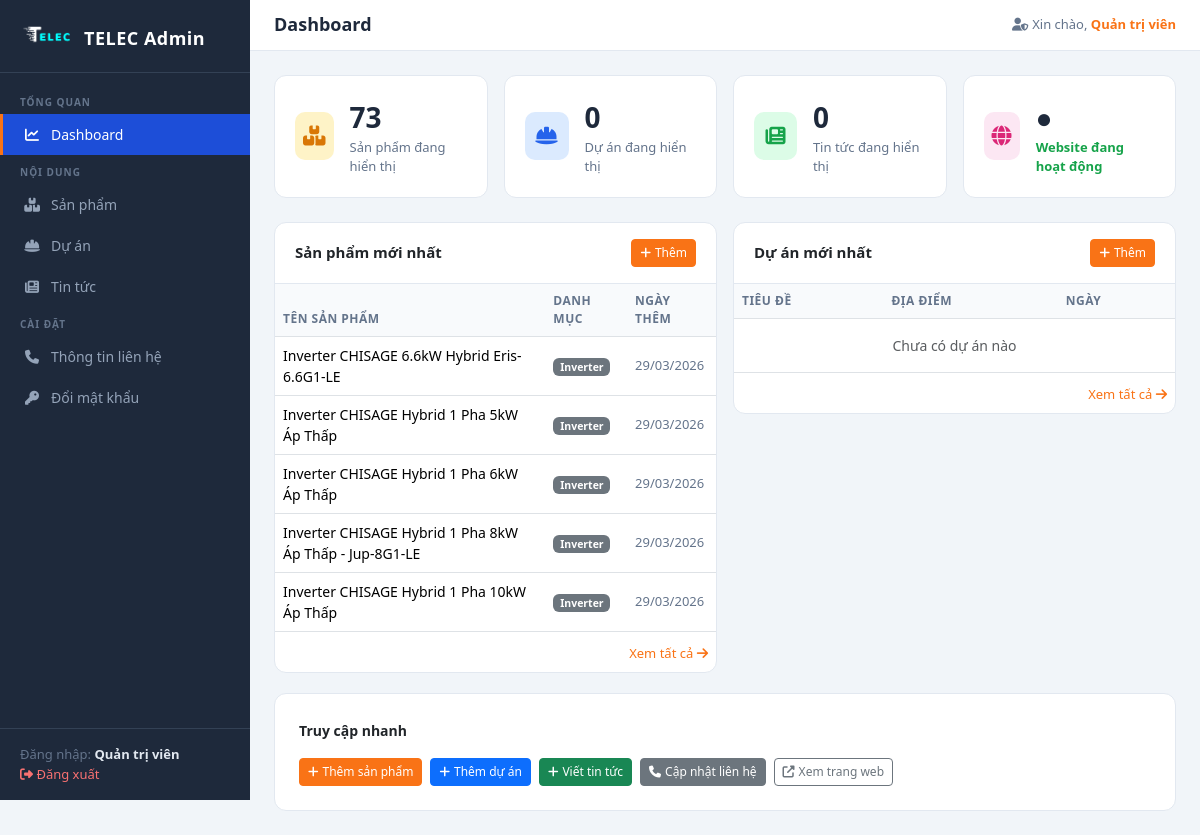
Page /admin/dashboard.php (signed in) on the committed database.
### tables this page shows
CREATE TABLE IF NOT EXISTS `products` (
    `id` INT AUTO_INCREMENT PRIMARY KEY,
    `name` VARCHAR(255) NOT NULL,
    `category` ENUM('inverter','solar','smarthome','other') NOT NULL DEFAULT 'other',
    `brand` VARCHAR(100),
    `description` TEXT,
    `specs` TEXT COMMENT 'Thông số kỹ thuật (JSON hoặc text)',
    `image` VARCHAR(255),
    `price_label` VARCHAR(100) COMMENT 'VD: Liên hệ, 15.000.000đ',
    `link_detail` VARCHAR(255) COMMENT 'Link trang chi tiết (nếu có)',
    `is_active` TINYINT(1) DEFAULT 1,
    `sort_order` INT DEFAULT 0,
    `created_at` TIMESTAMP DEFAULT CURRENT_TIMESTAMP,
    `updated_at` TIMESTAMP DEFAULT CURRENT_TIMESTAMP ON UPDATE CURRENT_TIMESTAMP
);

### admin/dashboard.php (the view, shortened to what this page needs)
<?php
$db = getDB();
$counts = [
    'products' => $db->query('SELECT COUNT(*) FROM products WHERE is_active=1')->fetchColumn(),
    'projects' => $db->query('SELECT COUNT(*) FROM projects WHERE is_active=1')->fetchColumn(),
    'news'     => $db->query('SELECT COUNT(*) FROM news WHERE is_active=1')->fetchColumn(),
];
$recent_products = $db->query('SELECT name, category, created_at FROM products ORDER BY created_at DESC LIMIT 5')->fetchAll();
$recent_projects = $db->query('SELECT title, location, created_at FROM projects ORDER BY created_at DESC LIMIT 5')->fetchAll();
$cat_labels = ['inverter' => 'Inverter', 'solar' => 'Năng lượng mặt trời', 'smarthome' => 'Smart Home', 'other' => 'Khác'];
require 'includes/header.php';
?>
<div class="row g-3 mb-4">
    <div class="col-sm-6 col-lg-3">
        <div class="stat-card d-flex align-items-center gap-3">
            <div class="stat-icon" style="background:#fef3c7"><i class="fas fa-boxes-stacked" style="color:#d97706"></i></div>
            <div>
                <div class="stat-num"><?= $counts['products'] ?></div>
                <div class="stat-label">Sản phẩm đang hiển thị</div>
            </div>
        </div>
    </div>
    <div class="col-sm-6 col-lg-3">
        <div class="stat-card d-flex align-items-center gap-3">
            <div class="stat-icon" style="background:#dbeafe"><i class="fas fa-hard-hat" style="color:#2563eb"></i></div>
            <div>
                <div class="stat-num"><?= $counts['projects'] ?></div>
                <div class="stat-label">Dự án đang hiển thị</div>
            </div>
        </div>
    </div>
    <div class="col-sm-6 col-lg-3">
        <div class="stat-card d-flex align-items-center gap-3">
            <div class="stat-icon" style="background:#dcfce7"><i class="fas fa-newspaper" style="color:#16a34a"></i></div>
            <div>
                <div class="stat-num"><?= $counts['news'] ?></div>
                <div class="stat-label">Tin tức đang hiển thị</div>
            </div>
        </div>
    </div>
    <div class="col-sm-6 col-lg-3">
        <div class="stat-card d-flex align-items-center gap-3">
            <div class="stat-icon" style="background:#fce7f3"><i class="fas fa-globe" style="color:#db2777"></i></div>
            <div>
                <div class="stat-num">●</div>
                <div class="stat-label" style="color:#16a34a;font-weight:600">Website đang hoạt động</div>
            </div>
        </div>
    </div>
</div>
<div class="row g-3">
    <div class="col-lg-6">
        <div class="data-table">
            <div class="table-header">
                <strong style="font-size:15px">Sản phẩm mới nhất</strong>
                <a href="products/add.php" class="btn btn-orange btn-sm"><i class="fas fa-plus me-1"></i>Thêm</a>
            </div>
            <table class="table table-hover mb-0">
                <thead><tr>
                    <th>Tên sản phẩm</th><th>Danh mục</th><th>Ngày thêm</th>
                </tr></thead>
                <tbody>
                <?php foreach ($recent_products as $p): ?>
                <tr>
                    <td><?= htmlspecialchars($p['name']) ?></td>
                    <td><span class="badge bg-secondary"><?= $cat_labels[$p['category']] ?? $p['category'] ?></span></td>
                    <td style="color:#64748b;font-size:13px"><?= date('d/m/Y', strtotime($p['created_at'])) ?></td>
                </tr>
                <?php endforeach; ?>
                </tbody>
            </table>
            <div class="p-2 text-end"><a href="products/index.php" class="text-decoration-none" style="font-size:13px;color:#F97316">Xem tất cả <i class="fas fa-arrow-right"></i></a></div>
        </div>
    </div>
    <div class="col-lg-6">
        <div class="data-table">
            <div class="table-header">
                <strong style="font-size:15px">Dự án mới nhất</strong>
                <a href="projects/add.php" class="btn btn-orange btn-sm"><i class="fas fa-plus me-1"></i>Thêm</a>
            </div>
            <table class="table table-hover mb-0">
                <thead><tr>
                    <th>Tiêu đề</th><th>Địa điểm</th><th>Ngày</th>
                </tr></thead>
                <tbody>
                <?php if (!$recent_projects): ?>
                <tr><td colspan="3" class="text-center text-muted py-3">Chưa có dự án nào</td></tr>
                <?php endif; ?>
                </tbody>
            </table>
            <div class="p-2 text-end"><a href="projects/index.php" class="text-decoration-none" style="font-size:13px;color:#F97316">Xem tất cả <i class="fas fa-arrow-right"></i></a></div>
        </div>
    </div>
</div>
<div class="row g-3 mt-1">
    <div class="col-12">
        <div class="form-card">
            <strong style="font-size:14px">Truy cập nhanh</strong>
            <div class="d-flex flex-wrap gap-2 mt-3">
                <a href="products/add.php" class="btn btn-orange btn-sm"><i class="fas fa-plus me-1"></i>Thêm sản phẩm</a>
                <a href="projects/add.php" class="btn btn-sm btn-primary"><i class="fas fa-plus me-1"></i>Thêm dự án</a>
                <a href="news/add.php" class="btn btn-sm btn-success"><i class="fas fa-plus me-1"></i>Viết tin tức</a>
                <a href="contact/index.php" class="btn btn-sm btn-secondary"><i class="fas fa-phone me-1"></i>Cập nhật liên hệ</a>
                <a href="<?= $root_base ?>index.html" target="_blank" class="btn btn-sm btn-outline-secondary"><i class="fas fa-external-link-alt me-1"></i>Xem trang web</a>
            </div>
        </div>
    </div>
</div>
<?php require 'includes/footer.php'; ?>

### admin/includes/header.php (style rules this page uses)
:root { --orange: #F97316; --orange-dark: #EA580C; --sidebar-w: 250px; }
body { background: #f1f5f9; font-family: 'Segoe UI', sans-serif; }
.stat-card { background: #fff; border-radius: 12px; padding: 20px; border: 1px solid #e2e8f0; }
.stat-card .stat-icon { width: 48px; height: 48px; border-radius: 10px; display: flex; align-items: center; justify-content: center; font-size: 20px; }
.stat-card .stat-num { font-size: 28px; font-weight: 700; color: #1e293b; }
.stat-card .stat-label { font-size: 13px; color: #64748b; }
.data-table { background: #fff; border-radius: 12px; overflow: hidden; border: 1px solid #e2e8f0; }
.data-table .table-header { padding: 16px 20px; border-bottom: 1px solid #e2e8f0; display: flex; align-items: center; justify-content: space-between; }
.data-table .table { margin: 0; }
.data-table .table th { background: #f8fafc; font-size: 12px; text-transform: uppercase; letter-spacing: .5px; color: #64748b; border-top: none; font-weight: 600; }
.data-table .table td { vertical-align: middle; font-size: 14px; }
.form-card { background: #fff; border-radius: 12px; padding: 24px; border: 1px solid #e2e8f0; }
.btn-orange { background: var(--orange); border-color: var(--orange); color: #fff; }
.btn-sm { font-size: 12px; }

### rows in the picture
products: name "Inverter CHISAGE 6.6kW Hybrid Eris-6.6G1-LE", category "Inverter", created_at "29/03/2026"
products: name "Inverter CHISAGE Hybrid 1 Pha 5kW Áp Thấp", category "Inverter", created_at "29/03/2026"
products: name "Inverter CHISAGE Hybrid 1 Pha 6kW Áp Thấp", category "Inverter", created_at "29/03/2026"
products: name "Inverter CHISAGE Hybrid 1 Pha 8kW Áp Thấp - Jup-8G1-LE", category "Inverter", created_at "29/03/2026"
products: name "Inverter CHISAGE Hybrid 1 Pha 10kW Áp Thấp", category "Inverter", created_at "29/03/2026"

### other values in the picture
$_SESSION['admin_name'] "Quản trị viên"
$page_title "Dashboard"
$counts['products'] "73"
$counts['projects'] "0"
$counts['news'] "0"
